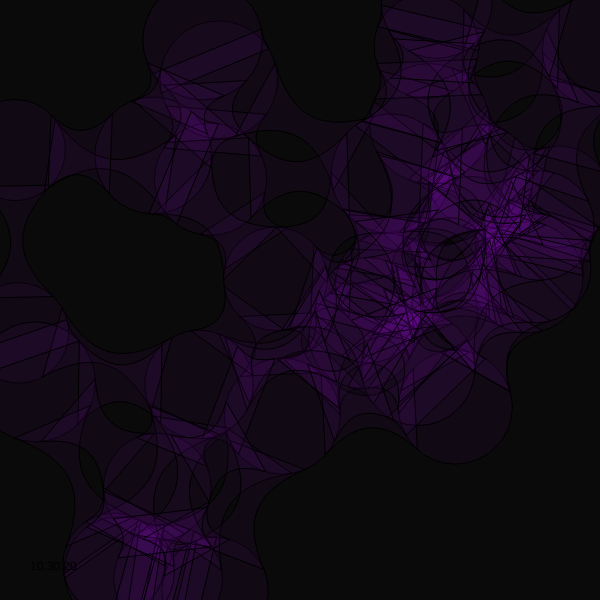
Frame 1 (no input)
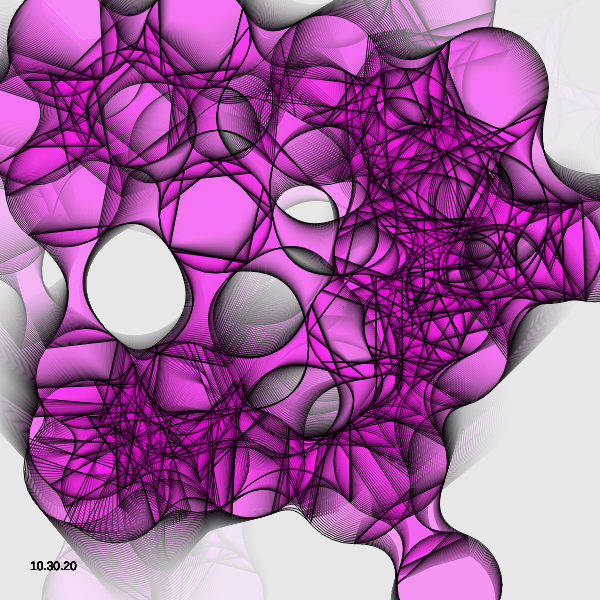
Frame 60 (no input)
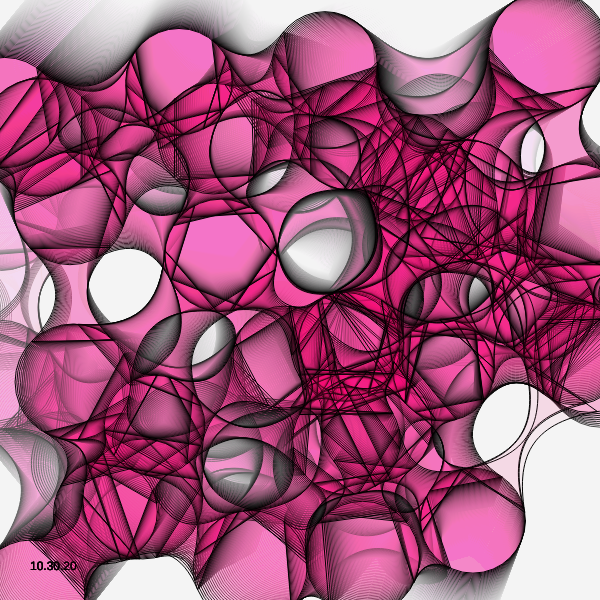
Frame 120 (the mouse pressed at the canvas centre since frame 60)

The p5.js sketch that drew these frames (run headless with seeded random() and noise() and a simulated clock; from frame 60 on, the mouse is pressed at the canvas centre):

// p5.js sketch
// ── sketch.js


const handle_len_rate = 3;
const maxDistance = 200;
var circlePaths = [];
var connections = [];
var hu = 200;

function setup() {
    createCanvas(600, 600);
    fill(0);
    background(0);
    // noFill();
    // noStroke();
    
    //generate circles
    for (var i = 0; i < 30; i++) {
        circlePaths.push({
            position: createVector(random(width), random(height)),
            radius: i==0 ? 120 : random(100, 120),
            vel: createVector(random(-2, 2), random(-2, 2))
        });
    }
    circlePaths[0].radius = 120;
    colorMode(HSB, 255);
}

function draw() {
    background(255, 10);
    //draw circles
    circlePaths.forEach((circle, index) => {
        with(circle){

            position.add(vel);
            if(position.x > width) position.x = position.x - width;
            else if(position.x < 0) position.x = width - position.x;
            if(position.y > height) position.y = position.y - height;
            else if(position.y < 0) position.y = height - position.y;
        
            stroke(0);
           // noFill();
           fill(hu, 255, 255, 10);
            ellipse(position.x,position.y,radius,radius)
        }
        hu += .01;
        if (hu > 255) hu = 0;
    })
    
    //generate connections
    connections.length = 0;
    for (var i = 0, l = circlePaths.length; i < l; i++) {
        for (var j = i - 1; j >= 0; j--) {
            var path = metaball(circlePaths[i], circlePaths[j], 0.5, handle_len_rate, maxDistance);
            if (path) {
                connections.push(path);
            }
        }
    }
    
    //draw connections
    connections.forEach(path => {
        beginShape();
        for(var j = 0; j < 4; j++){
            if(j==0) vertex(path.segments[j].x, path.segments[j].y);
            else if(j%2!=0) {
                vertex(path.segments[(j+1)%4].x, path.segments[(j+1)%4].y);
            }
            if(j%2!=0) continue;
            bezierVertex(
                path.segments[j].x+path.handles[j].x, path.segments[j].y+path.handles[j].y,
                path.segments[(j+1)%4].x+path.handles[(j+1)%4].x, path.segments[(j+1)%4].y+path.handles[(j+1)%4].y,
                path.segments[(j+1)%4].x, path.segments[(j+1)%4].y
            );
        }
        endShape();
    })
    fill(0);
    noStroke()
    text("10.30.20", 30, height-30)
}

function metaball(ball1, ball2, v, handle_len_rate, maxDistance) {
    var radius1 = ball1.radius/2;
    var radius2 = ball2.radius/2;
    var center1 = ball1.position;
    var center2 = ball2.position;
    var d = center1.dist(center2);
    var u1 = 0;
    var u2 = 0;
    if (d > maxDistance || d <= abs(radius1 - radius2)) {
        return;
    } else if (d < radius1 + radius2) {
        // case circles are overlapping
        u1 = acos((radius1 * radius1 + d * d - radius2 * radius2) / (2 * radius1 * d));
        u2 = acos((radius2 * radius2 + d * d - radius1 * radius1) / (2 * radius2 * d));
    }
    var angle1 = atan2(center2.y - center1.y, center2.x - center1.x);
    var angle2 = acos((radius1 - radius2) / d);
    var angle1a = angle1 + u1 + (angle2 - u1) * v;
    var angle1b = angle1 - u1 - (angle2 - u1) * v;
    var angle2a = angle1 + PI - u2 - (PI - u2 - angle2) * v;
    var angle2b = angle1 - PI + u2 + (PI - u2 - angle2) * v;
    var p1a = p5.Vector.add(center1, p5.Vector.fromAngle(angle1a, radius1));
    var p1b = p5.Vector.add(center1, p5.Vector.fromAngle(angle1b, radius1));
    var p2a = p5.Vector.add(center2, p5.Vector.fromAngle(angle2a, radius2));
    var p2b = p5.Vector.add(center2, p5.Vector.fromAngle(angle2b, radius2));
    // define handle length by the distance between
    // both ends of the curve to draw
    var d2 = min(v * handle_len_rate, dist(p1a.x, p1a.y, p2a.x, p2a.y) / (radius1 + radius2));
    // case circles are overlapping:
    d2 *= min(1, d * 2 / (radius1 + radius2));
    radius1 *= d2;
    radius2 *= d2;
    var path = {
        segments: [p1a, p2a, p2b, p1b],
        handles: [
            p5.Vector.fromAngle(angle1a - HALF_PI, radius1),
            p5.Vector.fromAngle(angle2a + HALF_PI, radius2),
            p5.Vector.fromAngle(angle2b - HALF_PI, radius2),
            p5.Vector.fromAngle(angle1b + HALF_PI, radius1)
        ]
    };
    return path;
}
